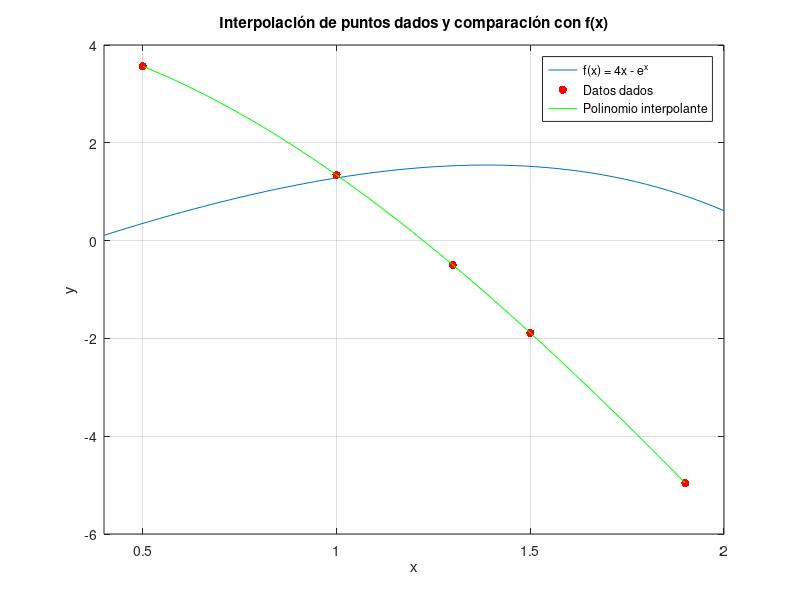

The MATLAB script that drew this image:
clearvars

% Datos dados
X = [0.5000, 1.0000, 1.3000, 1.5000, 1.9000];
Y = [3.5636 1.3424 -0.4972 -1.8872 -4.9594];
x_interp = 1.75;

% Calcular el polinomio de Lagrange
n = length(X);
L = ones(1, n);
for i = 1:n
    for j = 1:n
        if j ~= i
            L(i) = L(i) * (x_interp - X(j)) / (X(i) - X(j));
        end
    end
end

% Calcular el valor interpolado
y_interp = sum(Y .* L);

% Calcular el error absoluto
f = @(x) 4*x - exp(x);
actual_value = f(x_interp);
error = abs(actual_value - y_interp);

disp(['El valor interpolado en x = ', num2str(x_interp), ' es ', num2str(y_interp)]);
disp(['El error absoluto de la interpolación es ', num2str(error)]);

% Grafica los puntos y el polinomio interpolante
fplot(f, [0.4, 2], 'DisplayName', 'f(x) = 4x - e^x');
hold on;
scatter(X, Y, 'r', 'filled', 'DisplayName', 'Datos dados');

% Evaluar el polinomio interpolante en un rango de valores de x para graficarlo
x_range = linspace(min(X), max(X), 100);
L_values = zeros(size(x_range));
for i = 1:length(x_range)
    L_i = ones(1, n);
    for j = 1:n
        for k = 1:n
            if k ~= j
                L_i(j) = L_i(j) * (x_range(i) - X(k)) / (X(j) - X(k));
            end
        end
    end
    L_values(i) = sum(Y .* L_i);
end
plot(x_range, L_values, 'g', 'DisplayName', 'Polinomio interpolante');

legend;
xlabel('x');
ylabel('y');
title('Interpolación de puntos dados y comparación con f(x)');
grid on;
hold off;


